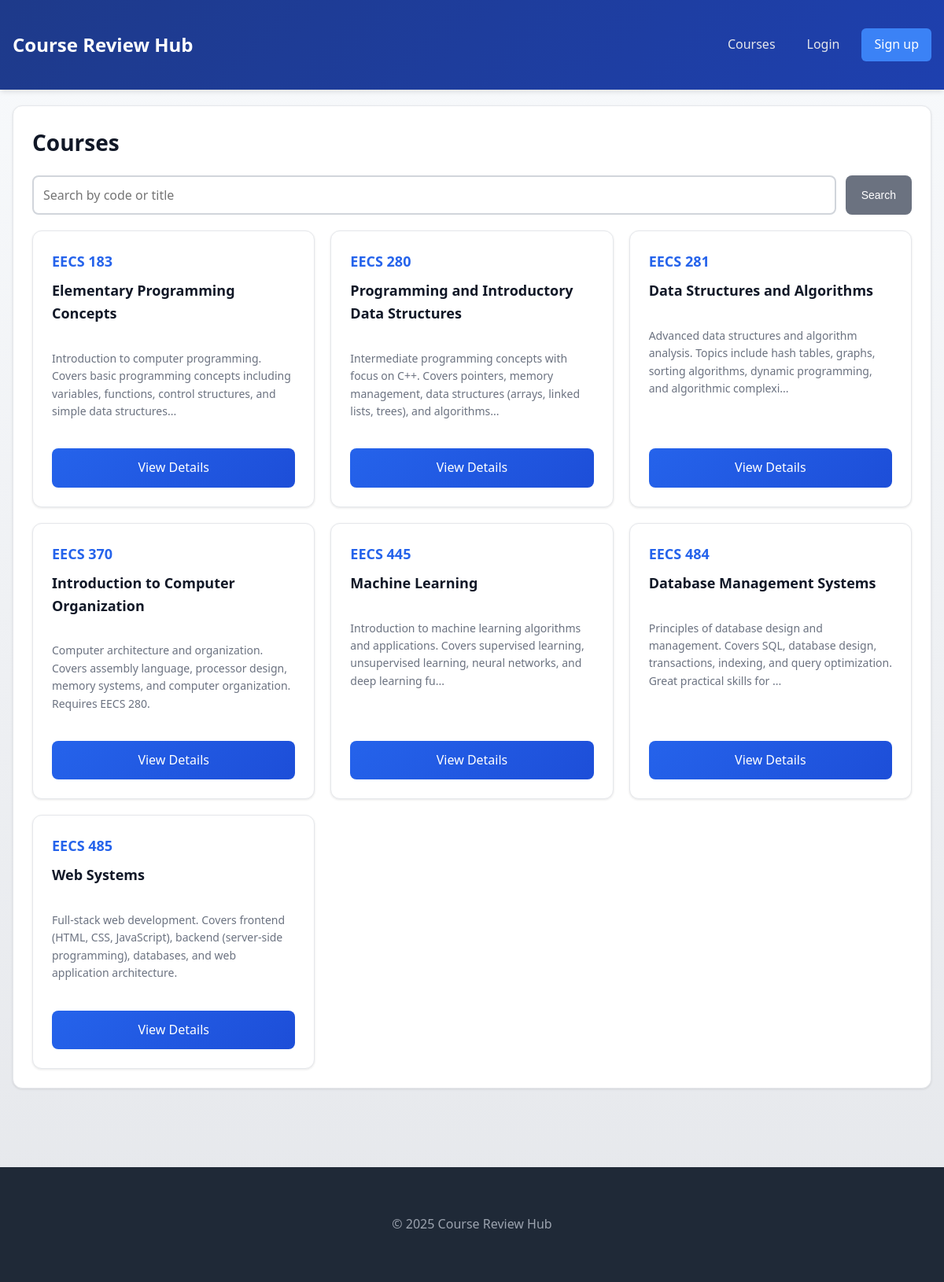
The page / on the database its author committed.
### tables this page shows
CREATE TABLE IF NOT EXISTS courses (
	id INT AUTO_INCREMENT PRIMARY KEY,
	code VARCHAR(32) NOT NULL UNIQUE,
	title VARCHAR(200) NOT NULL,
	description TEXT,
	created_at TIMESTAMP DEFAULT CURRENT_TIMESTAMP
);

### includes/auth.php (called while the page is built, shortened)
<?php
require_once __DIR__ . '/helpers.php';
function current_user(): ?array {
	return $_SESSION['user'] ?? null;
}

### includes/helpers.php (called while the page is built, shortened)
<?php
function h(?string $value): string {
	return htmlspecialchars($value ?? '', ENT_QUOTES | ENT_SUBSTITUTE, 'UTF-8');
}

### public/index.php (the view, shortened to what this page needs)
<?php
require_once __DIR__ . '/../includes/auth.php';
try {
	$pdo = get_pdo();
	$q = trim((string)($_GET['q'] ?? ''));
	if ($q !== '') {
		$sql = "SELECT * FROM courses WHERE code LIKE :q1 OR title LIKE :q2 ORDER BY code ASC";
		$stmt = $pdo->prepare($sql);
		$searchTerm = "%{$q}%";
		$stmt->execute(['q1' => $searchTerm, 'q2' => $searchTerm]);
		$courses = $stmt->fetchAll();
	} else {
		$stmt = $pdo->query('SELECT * FROM courses ORDER BY code ASC');
		$courses = $stmt->fetchAll();
	}
} catch (PDOException $e) {
	error_log('Database error: ' . $e->getMessage());
	$courses = [];
	$error = 'Database error: ' . htmlspecialchars($e->getMessage());
}
include __DIR__ . '/../includes/header.php';
?>
<div class="card">
	<h1>Courses</h1>
	<form method="get" style="margin-bottom: 20px; display: flex; gap: 12px;">
		<input class="input" type="text" name="q" placeholder="Search by code or title" value="<?= h($q ?? '') ?>" style="flex: 1;" />
		<button class="button-secondary" type="submit">Search</button>
	</form>
	<?php if (empty($courses)): ?>
		<p>No courses found.</p>
	<?php else: ?>
		<div class="grid">
			<?php foreach ($courses as $course): ?>
				<div class="card course-card">
					<div class="course-card-header">
						<div class="course-code"><?= h($course['code']) ?></div>
						<h3 style="margin: 8px 0; font-size: 18px; font-weight: 600;"><?= h($course['title']) ?></h3>
					</div>
					<?php if (!empty($course['description'])): ?>
						<p style="color: #6b7280; font-size: 14px; margin: 12px 0 0 0; flex-grow: 1;"><?= h(substr($course['description'], 0, 150)) ?><?= strlen($course['description']) > 150 ? '...' : '' ?></p>
					<?php else: ?>
						<div style="flex-grow: 1;"></div>
					<?php endif; ?>
					<a href="/course.php?id=<?= (int)$course['id'] ?>" class="button-primary" style="display: inline-block; margin-top: 16px; text-align: center; width: 100%;">View Details</a>
				</div>
			<?php endforeach; ?>
		</div>
	<?php endif; ?>
</div>
<?php include __DIR__ . '/../includes/footer.php'; ?>

### includes/header.php (shortened to what this page needs)
<?php
require_once __DIR__ . '/auth.php';
?>
<!DOCTYPE html>
<html lang="en">
<head>
	<link rel="stylesheet" href="/assets/styles.css" />
</head>
<body>
	<header class="site-header">
		<div class="container">
			<a class="logo" href="/index.php">Course Review Hub</a>
			<nav class="nav">
				<a href="/index.php">Courses</a>
			<?php if (current_user()): ?>
				<a href="/profile.php" class="welcome" style="text-decoration: none;">Hi, <?= h(current_user()['name']) ?></a>
				<?php if (is_admin()): ?>
					<a href="/admin/courses.php">Admin</a>
				<?php endif; ?>
				<a href="/logout.php">Logout</a>
			<?php else: ?>
					<a href="/login.php">Login</a>
					<a href="/register.php" class="button">Sign up</a>
				<?php endif; ?>
			</nav>
		</div>
	</header>
	<main class="container">

### includes/footer.php
	</main>
	<footer class="site-footer">
		<div class="container">
			<p>&copy; <?= date('Y') ?> Course Review Hub</p>
		</div>
	</footer>
</body>
</html>

### assets/styles.css (style rules this page uses)
* { box-sizing: border-box; }
body { margin: 0; font-family: system-ui, -apple-system, 'Segoe UI', Roboto, 'Helvetica Neue', Arial, sans-serif; color: #1f2937; background: linear-gradient(to bottom, #f8fafc 0%, #e5e7eb 100%); min-height: 100vh; line-height: 1.6; }
a { color: #2563eb; text-decoration: none; transition: color 0.2s; }
.container { max-width: 1200px; margin: 0 auto; padding: 20px 16px; }
.site-header { background: linear-gradient(135deg, #1e3a8a 0%, #1e40af 100%); color: #f9fafb; padding: 16px 0; box-shadow: 0 4px 6px -1px rgba(0, 0, 0, 0.1); position: sticky; top: 0; z-index: 100; }
.site-header .container { display: flex; justify-content: space-between; align-items: center; flex-wrap: wrap; gap: 12px; }
.site-header .logo { color: #fff; font-weight: 700; font-size: 24px; text-decoration: none; }
.nav { display: flex; gap: 16px; align-items: center; flex-wrap: wrap; }
.nav a { color: #e5e7eb; text-decoration: none; padding: 6px 12px; border-radius: 6px; transition: background 0.2s; }
.nav .button { background: #3b82f6; color: #fff; padding: 8px 16px; border-radius: 6px; font-weight: 500; }
.site-footer { background: #1f2937; color: #9ca3af; margin-top: 60px; padding: 24px 0; text-align: center; }
.card { background: #fff; border: 1px solid #e5e7eb; border-radius: 12px; padding: 24px; margin-bottom: 20px; box-shadow: 0 1px 3px rgba(0, 0, 0, 0.1); transition: box-shadow 0.2s, transform 0.2s; }
.card h1 { margin-top: 0; margin-bottom: 20px; color: #111827; font-size: 28px; font-weight: 700; }
.card p { margin: 12px 0; color: #4b5563; }
.input, select, textarea { width: 100%; padding: 12px; border: 2px solid #d1d5db; border-radius: 8px; background: #fff; font-size: 16px; font-family: inherit; transition: border-color 0.2s, box-shadow 0.2s; }
.button-primary { background: linear-gradient(135deg, #2563eb 0%, #1d4ed8 100%); color: #fff; padding: 12px 24px; border: 0; border-radius: 8px; cursor: pointer; font-size: 16px; font-weight: 500; transition: background 0.2s, transform 0.1s; }
.button-secondary { background: #6b7280; color: #fff; padding: 10px 20px; border: 0; border-radius: 8px; cursor: pointer; font-size: 14px; font-weight: 500; transition: background 0.2s; }
.grid { display: grid; grid-template-columns: repeat(1, 1fr); gap: 20px; align-items: stretch; }
.grid > * { display: flex; flex-direction: column; }
@media (min-width: 720px) { .grid { grid-template-columns: repeat(2, 1fr); } }
@media (min-width: 1024px) { .grid { grid-template-columns: repeat(3, 1fr); } }
.course-code { color: #2563eb; font-size: 18px; font-weight: 600; }
.course-card { display: flex; flex-direction: column; height: 100%; }
.course-card-header { margin-bottom: 12px; }
.course-card h3 { color: #111827; margin: 8px 0; }
.course-card p { flex-grow: 1; margin-bottom: 0; }
.course-card .button-primary { margin-top: auto; align-self: stretch; }

### rows shown on the page
courses: code "EECS 183", title "Elementary Programming Concepts", description "Introduction to computer programming. Covers basic programming concepts including variables, functions, control structures, and simple data structures", $course['id'] 1 (drawn)
courses: code "EECS 280", title "Programming and Introductory Data Structures", description "Intermediate programming concepts with focus on C++. Covers pointers, memory management, data structures (arrays, linked lists, trees), and algorithms"
courses: code "EECS 281", title "Data Structures and Algorithms", description "Advanced data structures and algorithm analysis. Topics include hash tables, graphs, sorting algorithms, dynamic programming, and algorithmic complexi"
courses: code "EECS 370", title "Introduction to Computer Organization", description "Computer architecture and organization. Covers assembly language, processor design, memory systems, and computer organization. Requires EECS 280."
courses: code "EECS 445", title "Machine Learning", description "Introduction to machine learning algorithms and applications. Covers supervised learning, unsupervised learning, neural networks, and deep learning fu"
courses: code "EECS 484", title "Database Management Systems", description "Principles of database design and management. Covers SQL, database design, transactions, indexing, and query optimization. Great practical skills for"
courses: code "EECS 485", title "Web Systems", description "Full-stack web development. Covers frontend (HTML, CSS, JavaScript), backend (server-side programming), databases, and web application architecture."
